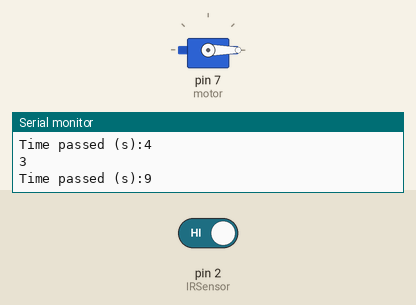
Recording of a sketch running on a simulated Arduino Uno, built with avr-gcc and run on an emulated ATmega328P. Parts: servo, the last lines printed to the serial monitor. The inputs (shaded band) are chosen by the test bench; at power-on: pin 2 (IRSensor) HIGH.

Above: at 9.8 s.
9.9 s: pin 2 (IRSensor) driven LOW
At 14.0 s:
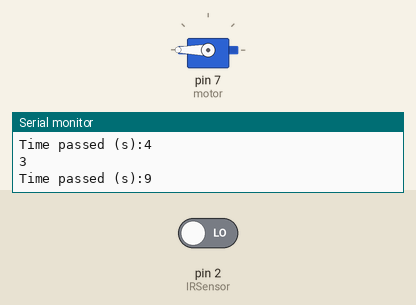
15.3 s: pin 2 (IRSensor) driven HIGH
At 16.1 s:
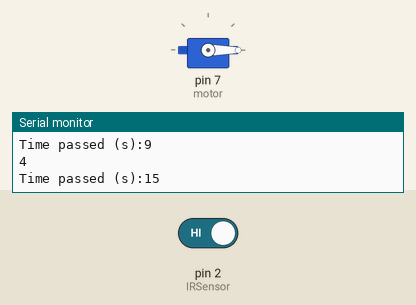
Timing chart, 0 to 30.3 s (numbered marks = the images above; inputs shaded):
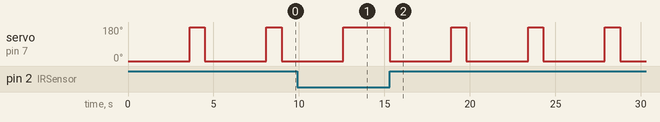

Measured:
- after the input at 9.9 s, servo on pin 7 (motor): goes on until 12.6 s, then stays 180°
- after the input at 15.3 s, servo on pin 7 (motor): alternates 180° for 0.90 s and 0° for 3.6 s, starting at once
- by itself, servo on pin 7 (motor): alternates 180° for 0.90 s and 0° for 3.6 s

The sketch:

arduino_FR1_COM6.ino
```cpp
//This program allows the door openning with:
//(1) Infrared sensor

#include <Servo.h> //library to operate servo motors
Servo motor; //create servo object to control a servo

int IRSensor = 2; // connect ir sensor to arduino pin 2
int count = 0; //variable to store how many times the door was activated
int active = 0; //variable to store if the switch was activated
unsigned long time;

void setup() {
  Serial.begin(9600);  //This value of bits per second is by default
  motor.attach(7); //attaches the servo on pin 7 to the servo object
  pinMode(IRSensor, INPUT_PULLUP);
}

void loop() {
  motor.detach();
  int statusSensor = digitalRead (IRSensor);

  if (statusSensor == 1)
  {
    count = count+1;
    Serial.println(count);
    Serial.print("Time passed (s):");
    time = millis();
    Serial.println(time/1000);
    motor.attach(7);  //re-attach the servo to pin #7
    motor.write(0); // telling the motor to rotate continously (180 is full velocity in one direction, 0 full velocity in the other direction, 90 no movement)
    delay(600);  // motor will continue rotating for 0.6 seconds
    motor.detach(); // telling the motor to stop
    delay(3000);  // motor will remained stopped for 3 seconds
    motor.attach(7);  //re-attach the servo to pin #7
    motor.write(180); // telling the motor to rotate continously
    delay(900);  // motor will continue rotating for 0.65 seconds
    motor.detach(); // telling the motor to stop
    statusSensor = 0;
  }
}
```
